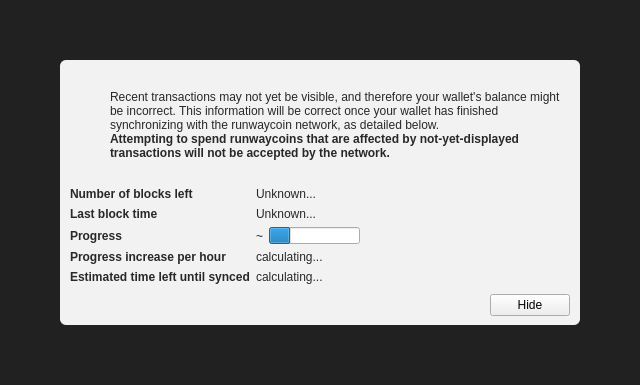
<?xml version="1.0" encoding="UTF-8"?>
<ui version="4.0">
 <class>ModalOverlay</class>
 <widget class="ModalOverlay" name="ModalOverlay">
  <property name="geometry">
   <rect>
    <x>0</x>
    <y>0</y>
    <width>640</width>
    <height>385</height>
   </rect>
  </property>
  <property name="windowTitle">
   <string>Form</string>
  </property>
  <layout class="QVBoxLayout" name="verticalLayout" stretch="0">
   <property name="sizeConstraint">
    <enum>QLayout::SetDefaultConstraint</enum>
   </property>
   <property name="leftMargin">
    <number>0</number>
   </property>
   <property name="topMargin">
    <number>0</number>
   </property>
   <property name="rightMargin">
    <number>0</number>
   </property>
   <property name="bottomMargin">
    <number>0</number>
   </property>
   <item>
    <widget class="QWidget" name="bgWidget" native="true">
     <property name="styleSheet">
      <string notr="true">#bgWidget { background: rgba(0,0,0,220); }</string>
     </property>
     <layout class="QVBoxLayout" name="verticalLayoutMain" stretch="1">
      <property name="leftMargin">
       <number>60</number>
      </property>
      <property name="topMargin">
       <number>60</number>
      </property>
      <property name="rightMargin">
       <number>60</number>
      </property>
      <property name="bottomMargin">
       <number>60</number>
      </property>
      <item>
       <widget class="QWidget" name="contentWidget" native="true">
        <property name="styleSheet">
         <string notr="true">#contentWidget { background: rgba(255,255,255,240); border-radius: 6px; }

QLabel { color: rgb(40,40,40);  }</string>
        </property>
        <layout class="QVBoxLayout" name="verticalLayoutSub" stretch="1,0,0,0">
         <property name="spacing">
          <number>0</number>
         </property>
         <property name="leftMargin">
          <number>10</number>
         </property>
         <property name="topMargin">
          <number>10</number>
         </property>
         <property name="rightMargin">
          <number>10</number>
         </property>
         <property name="bottomMargin">
          <number>10</number>
         </property>
         <item>
          <layout class="QHBoxLayout" name="horizontalLayoutIconText" stretch="0,1">
           <property name="topMargin">
            <number>20</number>
           </property>
           <item>
            <layout class="QVBoxLayout" name="verticalLayoutIcon">
             <property name="leftMargin">
              <number>0</number>
             </property>
             <item>
              <widget class="QPushButton" name="warningIcon">
               <property name="enabled">
                <bool>false</bool>
               </property>
               <property name="text">
                <string/>
               </property>
               <property name="icon">
                <iconset>
                 <normaloff>:/icons/warning</normaloff>
                 <disabledoff>:/icons/warning</disabledoff>:/icons/warning</iconset>
               </property>
               <property name="iconSize">
                <size>
                 <width>48</width>
                 <height>48</height>
                </size>
               </property>
               <property name="flat">
                <bool>true</bool>
               </property>
              </widget>
             </item>
             <item>
              <spacer name="verticalSpacerWarningIcon">
               <property name="orientation">
                <enum>Qt::Vertical</enum>
               </property>
               <property name="sizeHint" stdset="0">
                <size>
                 <width>20</width>
                 <height>40</height>
                </size>
               </property>
              </spacer>
             </item>
            </layout>
           </item>
           <item>
            <layout class="QVBoxLayout" name="verticalLayoutInfoText">
             <property name="leftMargin">
              <number>0</number>
             </property>
             <property name="topMargin">
              <number>0</number>
             </property>
             <item>
              <widget class="QLabel" name="infoText">
               <property name="text">
                <string>Recent transactions may not yet be visible, and therefore your wallet's balance might be incorrect. This information will be correct once your wallet has finished synchronizing with the runwaycoin network, as detailed below.</string>
               </property>
               <property name="textFormat">
                <enum>Qt::RichText</enum>
               </property>
               <property name="wordWrap">
                <bool>true</bool>
               </property>
              </widget>
             </item>
             <item>
              <widget class="QLabel" name="infoTextStrong">
               <property name="font">
                <font>
                 <weight>75</weight>
                 <bold>true</bold>
                </font>
               </property>
               <property name="text">
                <string>Attempting to spend runwaycoins that are affected by not-yet-displayed transactions will not be accepted by the network.</string>
               </property>
               <property name="textFormat">
                <enum>Qt::RichText</enum>
               </property>
               <property name="wordWrap">
                <bool>true</bool>
               </property>
              </widget>
             </item>
             <item>
              <spacer name="verticalSpacerInTextSpace">
               <property name="orientation">
                <enum>Qt::Vertical</enum>
               </property>
               <property name="sizeHint" stdset="0">
                <size>
                 <width>20</width>
                 <height>40</height>
                </size>
               </property>
              </spacer>
             </item>
            </layout>
           </item>
          </layout>
         </item>
         <item>
          <spacer name="verticalSpacerAfterText">
           <property name="orientation">
            <enum>Qt::Vertical</enum>
           </property>
           <property name="sizeHint" stdset="0">
            <size>
             <width>20</width>
             <height>40</height>
            </size>
           </property>
          </spacer>
         </item>
         <item>
          <layout class="QFormLayout" name="formLayout">
           <property name="fieldGrowthPolicy">
            <enum>QFormLayout::FieldsStayAtSizeHint</enum>
           </property>
           <property name="horizontalSpacing">
            <number>6</number>
           </property>
           <property name="verticalSpacing">
            <number>6</number>
           </property>
           <property name="topMargin">
            <number>10</number>
           </property>
           <item row="0" column="0">
            <widget class="QLabel" name="labelNumberOfBlocksLeft">
             <property name="font">
              <font>
               <weight>75</weight>
               <bold>true</bold>
              </font>
             </property>
             <property name="text">
              <string>Number of blocks left</string>
             </property>
            </widget>
           </item>
           <item row="0" column="1">
            <widget class="QLabel" name="numberOfBlocksLeft">
             <property name="text">
              <string>Unknown...</string>
             </property>
            </widget>
           </item>
           <item row="1" column="0">
            <widget class="QLabel" name="labelLastBlockTime">
             <property name="font">
              <font>
               <weight>75</weight>
               <bold>true</bold>
              </font>
             </property>
             <property name="text">
              <string>Last block time</string>
             </property>
            </widget>
           </item>
           <item row="1" column="1">
            <widget class="QLabel" name="newestBlockDate">
             <property name="sizePolicy">
              <sizepolicy hsizetype="Maximum" vsizetype="Preferred">
               <horstretch>0</horstretch>
               <verstretch>0</verstretch>
              </sizepolicy>
             </property>
             <property name="text">
              <string>Unknown...</string>
             </property>
            </widget>
           </item>
           <item row="2" column="0">
            <widget class="QLabel" name="labelSyncDone">
             <property name="font">
              <font>
               <weight>75</weight>
               <bold>true</bold>
              </font>
             </property>
             <property name="text">
              <string>Progress</string>
             </property>
            </widget>
           </item>
           <item row="2" column="1">
            <layout class="QHBoxLayout" name="horizontalLayoutSync" stretch="0,1">
             <item>
              <widget class="QLabel" name="percentageProgress">
               <property name="text">
                <string notr="true">~</string>
               </property>
              </widget>
             </item>
             <item>
              <widget class="QProgressBar" name="progressBar">
               <property name="value">
                <number>24</number>
               </property>
               <property name="format">
                <string/>
               </property>
              </widget>
             </item>
            </layout>
           </item>
           <item row="4" column="0">
            <widget class="QLabel" name="labelProgressIncrease">
             <property name="font">
              <font>
               <weight>75</weight>
               <bold>true</bold>
              </font>
             </property>
             <property name="text">
              <string>Progress increase per hour</string>
             </property>
            </widget>
           </item>
           <item row="4" column="1">
            <widget class="QLabel" name="progressIncreasePerH">
             <property name="text">
              <string>calculating...</string>
             </property>
            </widget>
           </item>
           <item row="5" column="0">
            <widget class="QLabel" name="labelEstimatedTimeLeft">
             <property name="font">
              <font>
               <weight>75</weight>
               <bold>true</bold>
              </font>
             </property>
             <property name="text">
              <string>Estimated time left until synced</string>
             </property>
            </widget>
           </item>
           <item row="5" column="1">
            <widget class="QLabel" name="expectedTimeLeft">
             <property name="text">
              <string>calculating...</string>
             </property>
            </widget>
           </item>
          </layout>
         </item>
         <item>
          <layout class="QHBoxLayout" name="horizontalLayoutButtons">
           <property name="leftMargin">
            <number>10</number>
           </property>
           <property name="topMargin">
            <number>10</number>
           </property>
           <item>
            <spacer name="horizontalSpacer">
             <property name="orientation">
              <enum>Qt::Horizontal</enum>
             </property>
             <property name="sizeHint" stdset="0">
              <size>
               <width>40</width>
               <height>20</height>
              </size>
             </property>
            </spacer>
           </item>
           <item>
            <widget class="QPushButton" name="closeButton">
             <property name="text">
              <string>Hide</string>
             </property>
            </widget>
           </item>
          </layout>
         </item>
        </layout>
       </widget>
      </item>
     </layout>
    </widget>
   </item>
  </layout>
 </widget>
 <customwidgets>
  <customwidget>
   <class>ModalOverlay</class>
   <extends>QWidget</extends>
   <header>modaloverlay.h</header>
   <container>1</container>
  </customwidget>
 </customwidgets>
 <resources/>
 <connections/>
</ui>
